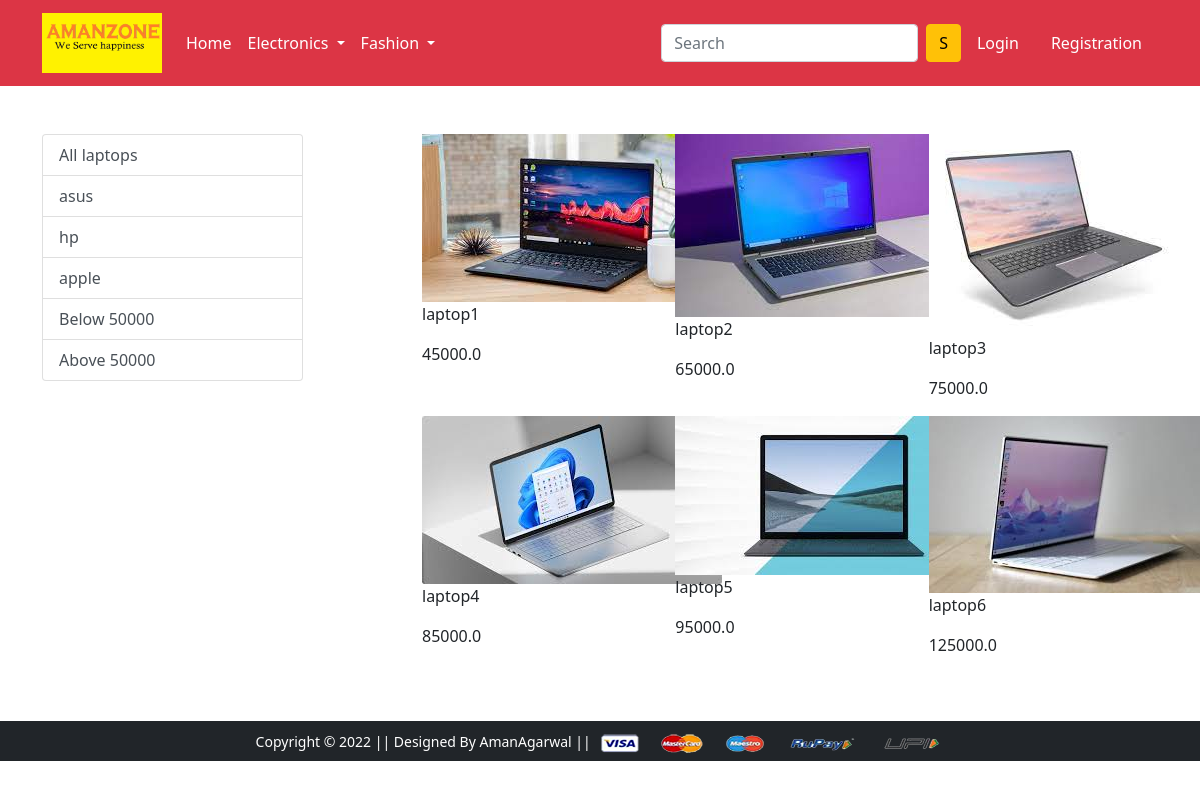
The app's page /laptop/ with its own data.
### app/models.py (models this page shows, shortened)
class Product(models.Model):
    title = models.CharField(max_length=100)
    selling_price = models.FloatField()
    discounted_price =models.FloatField()
    description = models.TextField()
    brand = models.CharField(max_length=100)
    category = models.CharField(choices=CATEGORY_CHOICES , max_length=2)
    product_image =models.ImageField(upload_to = 'productimg')

### app/views.py (the view)
# urls.py: path('laptop/', views.laptop, name='laptop'),
def laptop(request ,data=None):
    if data == None:
        laptops = Product.objects.filter(category = 'L')
    elif data == 'asus' or data == 'hp' or data == 'apple':
        laptops = Product.objects.filter(category = 'L').filter(brand = data)
    elif data == 'below':
        laptops = Product.objects.filter(category = 'L').filter(discounted_price__lt= 50000)
    elif data == 'above':
        laptops = Product.objects.filter(category = 'L').filter(discounted_price__gt = 50000)
    return render(request, 'app/laptop.html',{'laptops':laptops})

### app/templates/app/laptop.html (shortened to what this page needs)
{% extends 'app/base.html' %}
{% load static %}
{% block main-content %}
<div class="container my-5">
 <div class="row">
  <div class="col-sm-3">
  <ul class="list-group">
  <a  href = "{% url 'laptop' %}" class ="list-group-item list-group-item-action" aria-current = "true" > All laptops</a>
  <a  href = "{% url 'laptopdata' 'asus'%}" class ="list-group-item list-group-item-action" aria-current = "true" > asus</a>
  <a  href = "{% url 'laptopdata' 'hp'%}" class ="list-group-item list-group-item-action" aria-current = "true" > hp</a>
  <a  href = "{% url 'laptopdata' 'apple'%}" class ="list-group-item list-group-item-action" aria-current = "true" > apple</a>
   <a  href = "{% url 'laptopdata' 'below'%}" class ="list-group-item list-group-item-action" aria-current = "true" > Below 50000</a>
   <a  href = "{% url 'laptopdata' 'above'%}" class ="list-group-item list-group-item-action" aria-current = "true" > Above 50000</a>
</ul>
  </div>
  <div class="col-sm-8 offset-sm-1">
    <div class="row">
        {% for product in laptops %}
        <div class="col-sm-4">
        <a href="{%url 'product-detail' product.id %}">
        <img src={{product.product_image.url}} alt="">
         </a>
        <p>{{product.title}}</p>
        <p>{{product.discounted_price}}</p>
        </div>
        {% endfor %}
   </div>
  </div>
 </div>
</div>
{% endblock main-content %}

### records on screen
Product: product_image (picture), title "laptop1", discounted_price "45000.0"
Product: product_image (picture), title "laptop2", discounted_price "65000.0"
Product: product_image (picture), title "laptop3", discounted_price "75000.0"
Product: product_image (picture), title "laptop4", discounted_price "85000.0"
Product: product_image (picture), title "laptop5", discounted_price "95000.0"
Product: product_image (picture), title "laptop6", discounted_price "125000.0"
